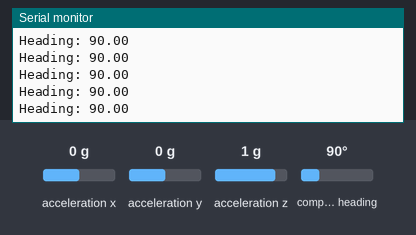
This sketch was run on a simulated Arduino Uno, built with avr-gcc and run on an emulated ATmega328P. Parts: the last lines printed to the serial monitor. Inputs (shaded band) come from the test bench; at power-on: compass heading 90°, acceleration x 0 g, acceleration y 0 g, acceleration z 1 g.

Above: at 5.3 s.
5.4 s: compass heading set to 7°
At 5.5 s:
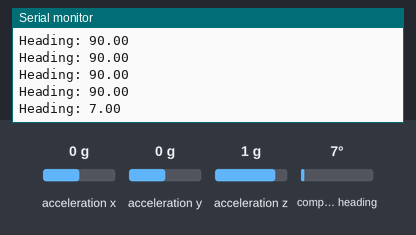
6.9 s: compass heading set to 180°
At 6.93 s:
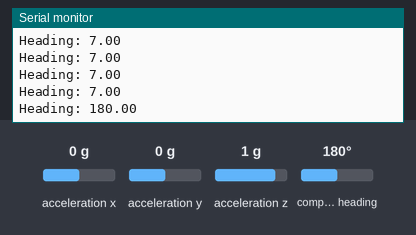
Timing chart, 0 to 9.9 s (numbered marks = the images above; inputs shaded):
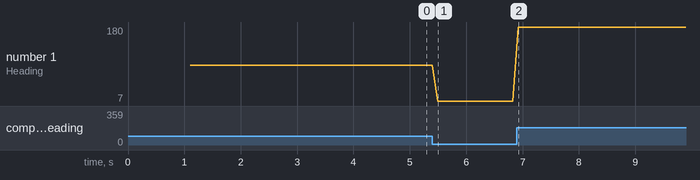

The sketch:

RobotCompass.ino
```cpp
#include <Wire.h>
#include <Adafruit_Sensor.h>
#include <Adafruit_BNO055.h>
#include <utility/imumaths.h>

#define BNO055_SAMPLERATE_DELAY_MS (100)
Adafruit_BNO055 bno = Adafruit_BNO055();

void setup(void) {
  Serial.begin(9600);

  if(!bno.begin()) {
    Serial.print("Ooops, no BNO055 detected ... Check your wiring or I2C ADDR!");
    while(1);
  }

  delay(1000);
  bno.setExtCrystalUse(true);

  uint8_t system, gyro, accel, mag = 0;
  while(mag != 3) {
    bno.getCalibration(&system, &gyro, &accel, &mag);
    Serial.print(" Mag=");
    Serial.println(mag, DEC);
    delay(BNO055_SAMPLERATE_DELAY_MS);
  }
}

void loop(void) {
  imu::Vector<3> euler = bno.getVector(Adafruit_BNO055::VECTOR_EULER);
  double heading = euler.x();
  Serial.print("Heading: ");
  Serial.println(heading);
  delay(BNO055_SAMPLERATE_DELAY_MS);

}
```

Measured:
- after the input at 5.4 s, the serial monitor: prints a new line after 0.10 s (image 1)
- after the input at 6.9 s, the serial monitor: prints a new line at once (image 2)
- plotted number 1: 90 → 7 after the input at 5.4 s, 7 → 180 after the input at 6.9 s
